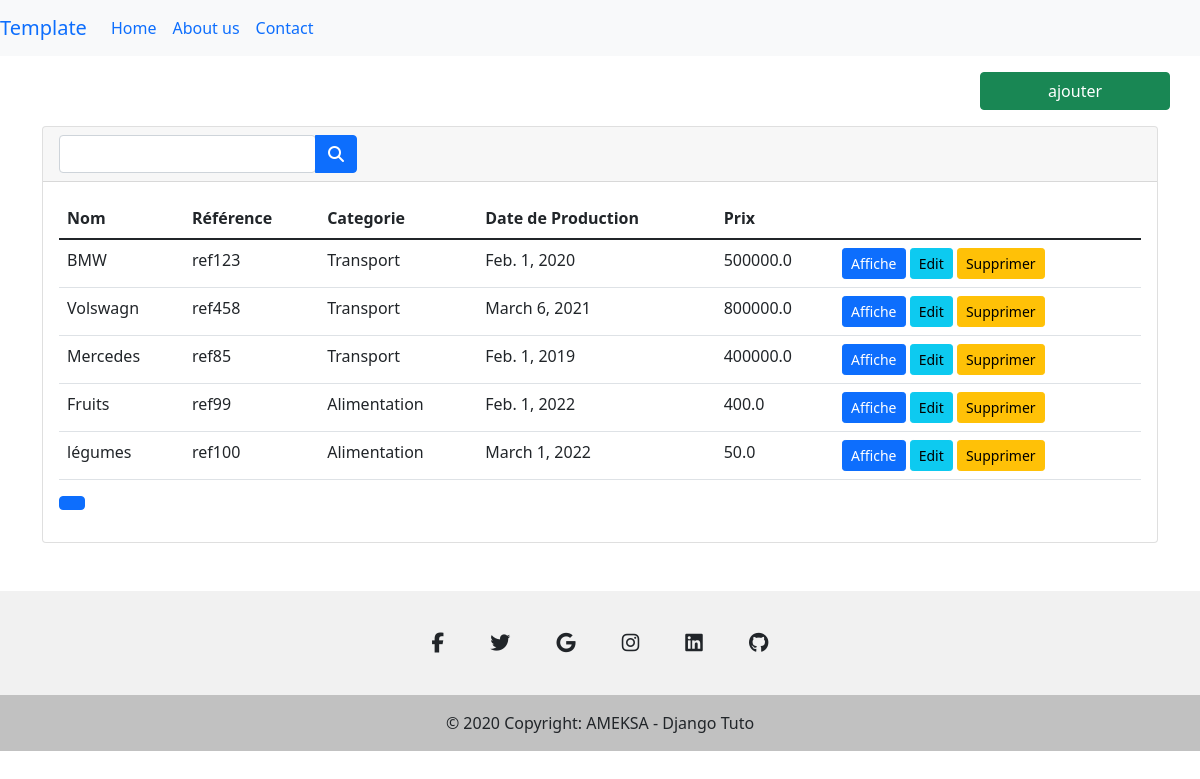
Page /produits/ on the committed database.
### rabou_abdelfattah/models.py (models this page shows)
class Produit(models.Model):
    categorie = models.ForeignKey(
        Categorie,
        on_delete=models.CASCADE,
        null=True
    )
    produitRef = models.CharField(max_length=30)
    nomProduit = models.CharField(max_length=30)
    dateProduction = models.DateField()
    prix = models.FloatField()

class Categorie(models.Model):
    nomCat = models.CharField(max_length=30)

### rabou_abdelfattah/views.py (the view)
# urls.py: path('produits/', views.produits),
def produits(request):
     produits = Produit.objects.all()
     paginator = Paginator(produits, 10)
     page_number = request.GET.get('page')
     page_obj = paginator.get_page(page_number)
     title = 'liste des produits'
     context= {'produits': page_obj}
     return render(request, 'produits.html', context)

### rabou_abdelfattah/templates/produits.html (shortened to what this page needs)
{% extends 'layout.html' %}
{% block content %}
    <div class="row justify-content-between mt-3">
        <h2 class="col-4">{{ title|title }}</h2>
        <a class="btn btn-success col-2" href="/addPatient">ajouter</a>
    </div>
    <div class="card mt-3">
        <div class="card-header">
             <form method="get" action="search" class="input-group">
              <div class="form-outline">
                <input type="search" name="search_text" class="form-control" />
              </div>
              <button type="submit" class="btn btn-primary">
                <i class="fas fa-search"></i>
              </button>
            </form>
        </div>
        <div class="card-body">
            <table class="table table-hover">
        <thead>
            <tr>
              <th scope="col">Nom</th>
              <th scope="col">Référence</th>
              <th scope="col">Categorie</th>
              <th scope="col">Date de Production</th>
                <th scope="col">Prix</th>
            </tr>
          </thead>
          <tbody>
            {% for p in produits %}
            <tr>
              <td>{{p.nomProduit}} </td>
                <td>{{p.produitRef}}</td>
                <td>{{p.categorie.nomCat}}</td>
                <td>{{p.dateProduction}} </td>
                <td>{{p.prix}} </td>
              <td>
                  <a href="/patient/afficher/{{ p.id }}" class="btn btn-sm btn-primary">Affiche</a>
                  <a href="/patient/edit/{{ p.id }}" class="btn btn-sm btn-info">Edit</a>
                  <a href="/patient/delete/{{ p.id }}" class="btn btn-sm btn-warning" onclick="return confirm('Sur ?');">Supprimer</a>
              </td>
            </tr>
          {% endfor %}
          </tbody>
            </table>
            <nav aria-label="Page navigation example">
              <ul class="pagination">
                <li class="page-item active"><a class="page-link" href="?page={{ patients.number }}">{{ patients.number }}</a></li>
              </ul>
            </nav>
        </div>
    </div>
{% endblock content %}</html>

### rabou_abdelfattah/templates/layout.html
{% include 'includes/header.html' %}
    <div class="container">
    {% block content %}
    {% endblock content %}
    </div>
{% include 'includes/footer.html' %}

### rabou_abdelfattah/templates/includes/header.html (shortened to what this page needs)
<!doctype html>
<html lang="en">
  <head>
    <link href="https://cdn.jsdelivr.net/npm/bootstrap@5.1.3/dist/css/bootstrap.min.css" rel="stylesheet">
  </head>
  <body class="ml-2">
<nav class="navbar navbar-expand-lg navbar-primary bg-light">
  <a class="navbar-brand" href="#">Template</a>
  <div class="collapse navbar-collapse" id="navbarNavDropdown">
    <ul class="navbar-nav">
      <li class="nav-item active">
        <a class="nav-link" href="/patients">Home</a>
      </li>
      <li class="nav-item">
        <a class="nav-link" href="#">About us</a>
      </li>
      <li class="nav-item">
        <a class="nav-link" href="#">Contact</a>
      </li>
    </ul>
  </div>
</nav>

### rabou_abdelfattah/templates/includes/footer.html (shortened to what this page needs)
<footer class="text-center text-white mt-5" style="background-color: #f1f1f1;">
  <div class="container pt-4">
    <section class="mb-4">
      <a
        class="btn btn-link btn-floating btn-lg text-dark m-1"
        href="#!"
        role="button"
        data-mdb-ripple-color="dark"
        ><i class="fab fa-facebook-f"></i
      ></a>
      <a
        class="btn btn-link btn-floating btn-lg text-dark m-1"
        href="#!"
        role="button"
        data-mdb-ripple-color="dark"
        ><i class="fab fa-twitter"></i
      ></a>
      <a
        class="btn btn-link btn-floating btn-lg text-dark m-1"
        href="#!"
        role="button"
        data-mdb-ripple-color="dark"
        ><i class="fab fa-google"></i
      ></a>
      <a
        class="btn btn-link btn-floating btn-lg text-dark m-1"
        href="#!"
        role="button"
        data-mdb-ripple-color="dark"
        ><i class="fab fa-instagram"></i
      ></a>
      <a
        class="btn btn-link btn-floating btn-lg text-dark m-1"
        href="#!"
        role="button"
        data-mdb-ripple-color="dark"
        ><i class="fab fa-linkedin"></i
      ></a>
      <a
        class="btn btn-link btn-floating btn-lg text-dark m-1"
        href="#!"
        role="button"
        data-mdb-ripple-color="dark"
        ><i class="fab fa-github"></i
      ></a>
    </section>
  </div>
  <div class="text-center text-dark p-3" style="background-color: rgba(0, 0, 0, 0.2);">
    © 2020 Copyright: AMEKSA - Django Tuto
  </div>
</footer>
  </body>
</html>

### rows in the picture
Produit: nomProduit "BMW", produitRef "ref123", categorie.nomCat "Transport", dateProduction "Feb. 1, 2020", prix "500000.0"
Produit: nomProduit "Volswagn", produitRef "ref458", categorie.nomCat "Transport", dateProduction "March 6, 2021", prix "800000.0"
Produit: nomProduit "Mercedes", produitRef "ref85", categorie.nomCat "Transport", dateProduction "Feb. 1, 2019", prix "400000.0"
Produit: nomProduit "Fruits", produitRef "ref99", categorie.nomCat "Alimentation", dateProduction "Feb. 1, 2022", prix "400.0"
Produit: nomProduit "légumes", produitRef "ref100", categorie.nomCat "Alimentation", dateProduction "March 1, 2022", prix "50.0"
